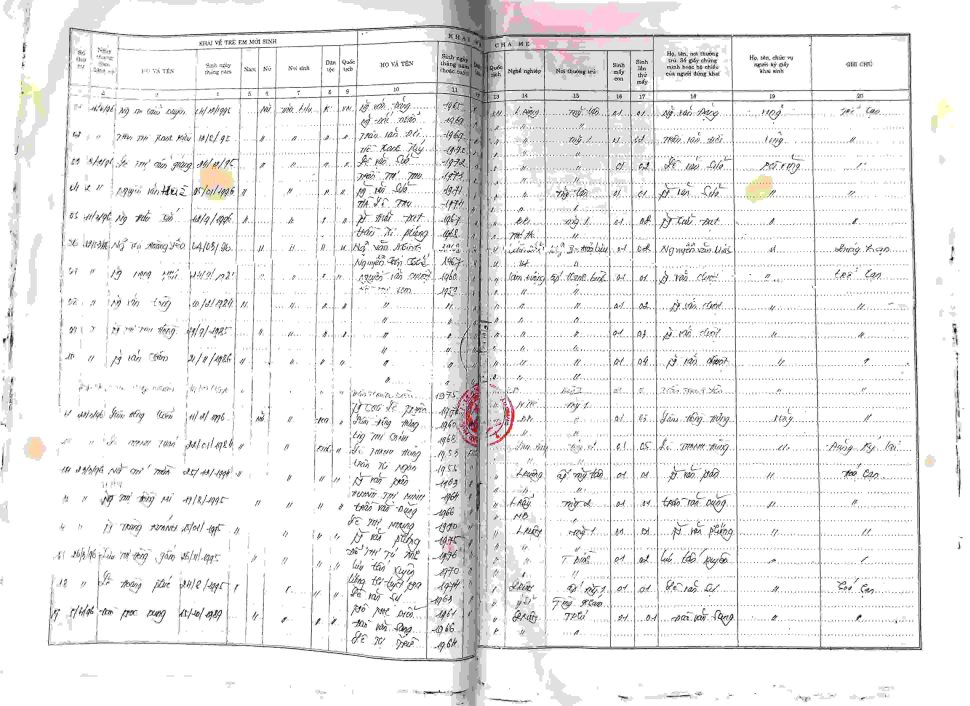
#> input picture a.jpg, 4848 x 3530 px, found by its file name (shown at 1/5 size)
$ python test_opencv.py
#> lines starting #> are read from the running program, lines starting #| are printed output that depends on the picture
import cv2

# path
path = r'C:\Users\ADDJ\Downloads\New folder\a.jpg'

# Reading an image in default mode
image = cv2.imread(path)
#> image is the input picture: shape (3530, 4848, 3); mean B, G, R 238.3, 238.3, 238.8

# Window name in which image is displayed
window_name = 'Image'

# Start coordinate, here (5, 5)
# represents the top left corner of rectangle
start_point = (1320, 190) # (x, y) góc trên cùng bên trái

# Ending coordinate, here (220, 220)
# represents the bottom right corner of rectangle
end_point = (1524, 196)

# Blue color in BGR
color = (0, 0, 255)

# Line thickness of 2 px
thickness = 2

# Using cv2.rectangle() method
# Draw a rectangle with blue line borders of thickness of 2 px
image = cv2.rectangle(image, start_point, end_point, color, thickness)

# Displaying the image
cv2.imshow(window_name, cv2.resize(image, (610, 780)))
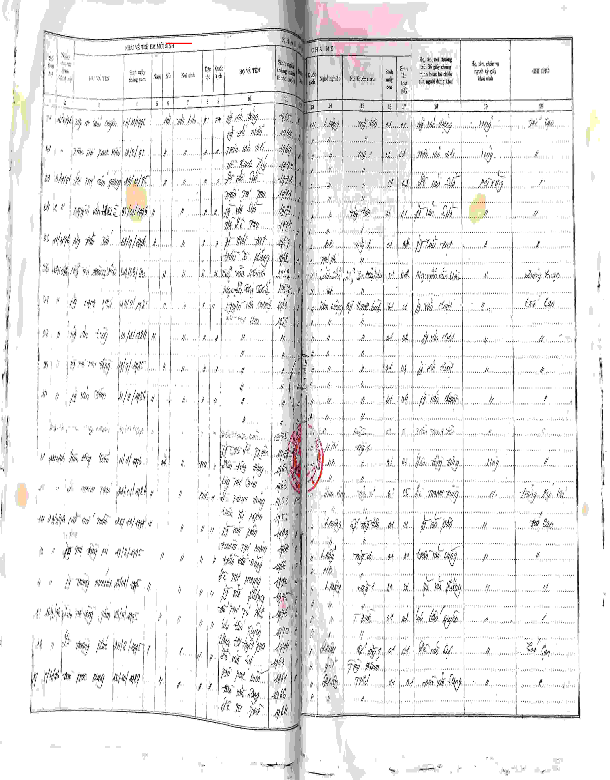
#> window 'Image': shape (780, 610, 3); mean B, G, R 238.3, 238.3, 238.8
cv2.waitKey(0)
